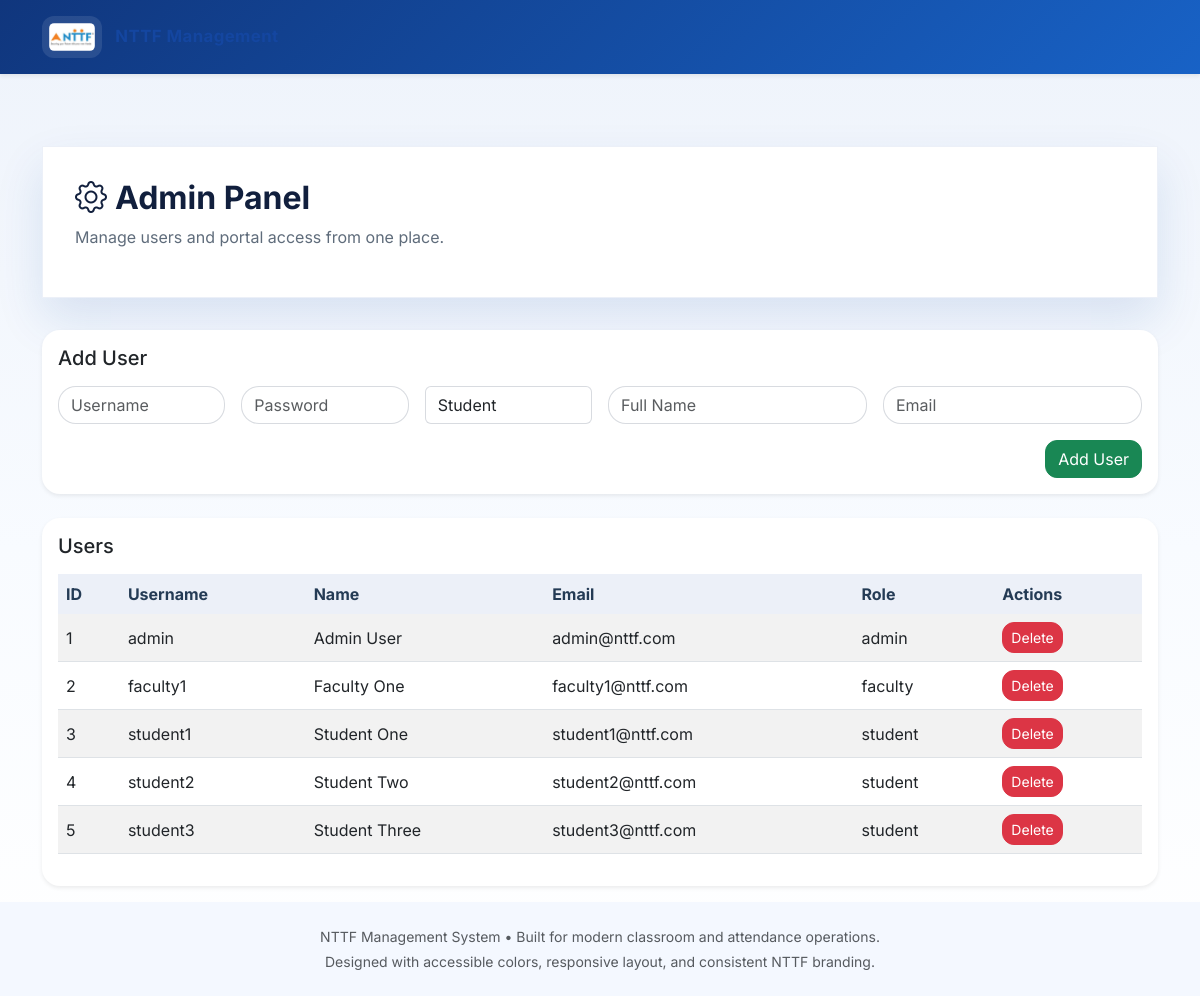
Page /admin (signed in) on the committed database.
### tables this page shows
CREATE TABLE Users (
            id INTEGER PRIMARY KEY AUTOINCREMENT,
            username TEXT UNIQUE NOT NULL,
            password TEXT NOT NULL,
            role TEXT NOT NULL,
            name TEXT,
            email TEXT
        );

### app.py (the view)
    def wrapper(*args, **kwargs):
        if 'user_id' not in session or session.get('role') != 'admin':
            flash('Admin access required')
            return redirect(url_for('dashboard'))
        return f(*args, **kwargs)

### app.py (called while the page is built, shortened)
def admin_required(f):
    def wrapper(*args, **kwargs):
        if 'user_id' not in session or session.get('role') != 'admin':
            flash('Admin access required')
            return redirect(url_for('dashboard'))
        return f(*args, **kwargs)
    wrapper.__name__ = f.__name__
    return wrapper

@app.route('/admin', methods=['GET', 'POST'])
@admin_required
def admin():
    users = get_all_users()
    return render_template('admin.html', users=users, user=session)

### db.py (called while the page is built)
def get_db_connection():
    db_path = os.getenv('DATABASE_URL', 'roombooking.db')
    return sqlite3.connect(db_path)

### models.py (called while the page is built)
def get_all_users():
    conn = get_db_connection()
    cursor = conn.cursor()
    cursor.execute("SELECT id, username, role, name, email FROM Users")
    users = cursor.fetchall()
    cursor.close()
    conn.close()
    return users

### templates/admin.html (shortened to what this page needs)
{% extends 'base.html' %}
{% block content %}
<div class="container mt-4">
    <div class="page-header">
        <h1 class="page-title"><i class="bi bi-gear me-2"></i>Admin Panel</h1>
        <p class="page-subtitle">Manage users and portal access from one place.</p>
    </div>
    <div class="card mb-4 shadow-sm">
        <div class="card-body">
            <h2 class="h5 mb-3">Add User</h2>
            <form method="POST" class="row g-3">
                <div class="col-md-2">
                    <input type="text" name="username" class="form-control" placeholder="Username" required>
                </div>
                <div class="col-md-2">
                    <input type="password" name="password" class="form-control" placeholder="Password" required>
                </div>
                <div class="col-md-2">
                    <select name="role" class="form-select" required>
                        <option value="student">Student</option>
                    </select>
                </div>
                <div class="col-md-3">
                    <input type="text" name="name" class="form-control" placeholder="Full Name">
                </div>
                <div class="col-md-3">
                    <input type="email" name="email" class="form-control" placeholder="Email">
                </div>
                <div class="col-12 text-end">
                    <button type="submit" class="btn btn-success">Add User</button>
                </div>
            </form>
        </div>
    </div>
    <div class="card shadow-sm">
        <div class="card-body">
            <h2 class="h5 mb-3">Users</h2>
            <div class="table-responsive">
                <table class="table table-striped align-middle">
                    <thead>
                        <tr>
                            <th>ID</th>
                            <th>Username</th>
                            <th>Name</th>
                            <th>Email</th>
                            <th>Role</th>
                            <th>Actions</th>
                        </tr>
                    </thead>
                    <tbody>
                        {% for user in users %}
                        <tr>
                            <td>{{ user[0] }}</td>
                            <td>{{ user[1] }}</td>
                            <td>{{ user[3] }}</td>
                            <td>{{ user[4] }}</td>
                            <td>{{ user[2] }}</td>
                            <td>
                                <form method="POST" style="display:inline;">
                                    <button type="submit" class="btn btn-danger btn-sm" onclick="return confirm('Delete user?')">Delete</button>
                                </form>
                            </td>
                        </tr>
                        {% endfor %}
                    </tbody>
                </table>
            </div>
        </div>
    </div>
</div>
{% endblock %}

### templates/base.html (shortened to what this page needs)
<!DOCTYPE html>
<html lang="en">
<head>
    <link href="https://cdn.jsdelivr.net/npm/bootstrap@5.3.0/dist/css/bootstrap.min.css" rel="stylesheet">
    <link href="https://cdn.jsdelivr.net/npm/bootstrap-icons@1.10.0/font/bootstrap-icons.css" rel="stylesheet">
    <link href="{{ url_for('static', filename='css/style.css') }}" rel="stylesheet">
</head>
<body class="{% block body_class %}{% endblock %}">
    {% if request.endpoint != 'login' and session.get('user_id') %}
    <header class="app-header py-3 shadow-sm">
        <div class="container d-flex flex-wrap align-items-center justify-content-between">
            <a class="brand-link d-flex align-items-center" href="{{ url_for('dashboard') }}">
                <img src="{{ url_for('static', filename='nttf-logo.jpeg') }}"
     alt="NTTF Logo"
     class="brand-logo">
                <span class="brand-title">NTTF Management</span>
            </a>
            <button class="navbar-toggler" type="button" data-bs-toggle="collapse" data-bs-target="#appNav" aria-controls="appNav" aria-expanded="false" aria-label="Toggle navigation">
                <span class="navbar-toggler-icon"></span>
            </button>
        </div>
    </header>
    {% endif %}
    <main class="app-content">
        {% block content %}{% endblock %}
    </main>
    <footer class="app-footer py-4 mt-auto">
        <div class="container text-center text-muted small">
            <p class="mb-1">NTTF Management System • Built for modern classroom and attendance operations.</p>
            <p class="mb-0">Designed with accessible colors, responsive layout, and consistent NTTF branding.</p>
        </div>
    </footer>
</body>
</html>

### static/css/style.css (style rules this page uses)
:root { --brand-blue: #1446a0; --brand-blue-strong: #0d3a82; --brand-orange: #f15a24; --brand-surface: #ffffff; --brand-surface-alt: #f5f8ff; --brand-slate: #243b55; --brand-text: #111f3d; --brand-muted: #5f6c7b; --brand-shadow: 0 22px 45px rgba(20, 70, 160, 0.12); }
* { box-sizing: border-box; }
html, body { min-height: 100%; margin: 0; font-family: 'Inter', sans-serif; background: #eff5ff; color: var(--brand-text); }
body { background: linear-gradient(180deg, #eef3fb 0%, #f8fbff 55%, #ffffff 100%); }
img { max-width: 100%; }
button, .btn { border-radius: 12px; }
a { color: var(--brand-blue); }
.app-header { background: linear-gradient(135deg, #10367d, #1862c6); color: #fff; }
.brand-link { gap: 0.85rem; text-decoration: none; }
.brand-logo { height: 42px; width: auto; border-radius: 12px; background: rgba(255,255,255,0.1); padding: 0.45rem; }
.brand-title { font-size: 1.05rem; font-weight: 700; letter-spacing: 0.025em; }
.navbar-toggler { border-color: rgba(255,255,255,0.4); }
.navbar-toggler-icon { filter: invert(1); }
.app-content { padding: 3rem 0 1rem; }
.app-footer { background: #f4f8ff; }
.card, .feature-card, .login-card, .form-control, .table { border-radius: 18px; }
.card { border: none; box-shadow: var(--brand-shadow); }
.page-header { background: white; padding: 2rem; border: 1px solid rgba(20, 70, 160, 0.08); margin-bottom: 2rem; box-shadow: var(--brand-shadow); }
.page-header h1 { font-size: 2rem; font-weight: 700; }
.page-subtitle { color: var(--brand-muted); margin-top: 0.5rem; }
.form-control, .form-select { box-shadow: none; border: 1px solid rgba(17, 31, 61, 0.16); background: #fff; }
.table { background: white; }
.table thead th { background: rgba(20, 70, 160, 0.08); color: var(--brand-slate); border-bottom: none; }
.table tbody tr { border-radius: 14px; }

### rows in the picture
Users: id "1", username "admin", name "Admin User", email "admin@nttf.com", role "admin"
Users: id "2", username "faculty1", name "Faculty One", email "faculty1@nttf.com", role "faculty"
Users: id "3", username "student1", name "Student One", email "student1@nttf.com", role "student"
Users: id "4", username "student2", name "Student Two", email "student2@nttf.com", role "student"
Users: id "5", username "student3", name "Student Three", email "student3@nttf.com", role "student"
